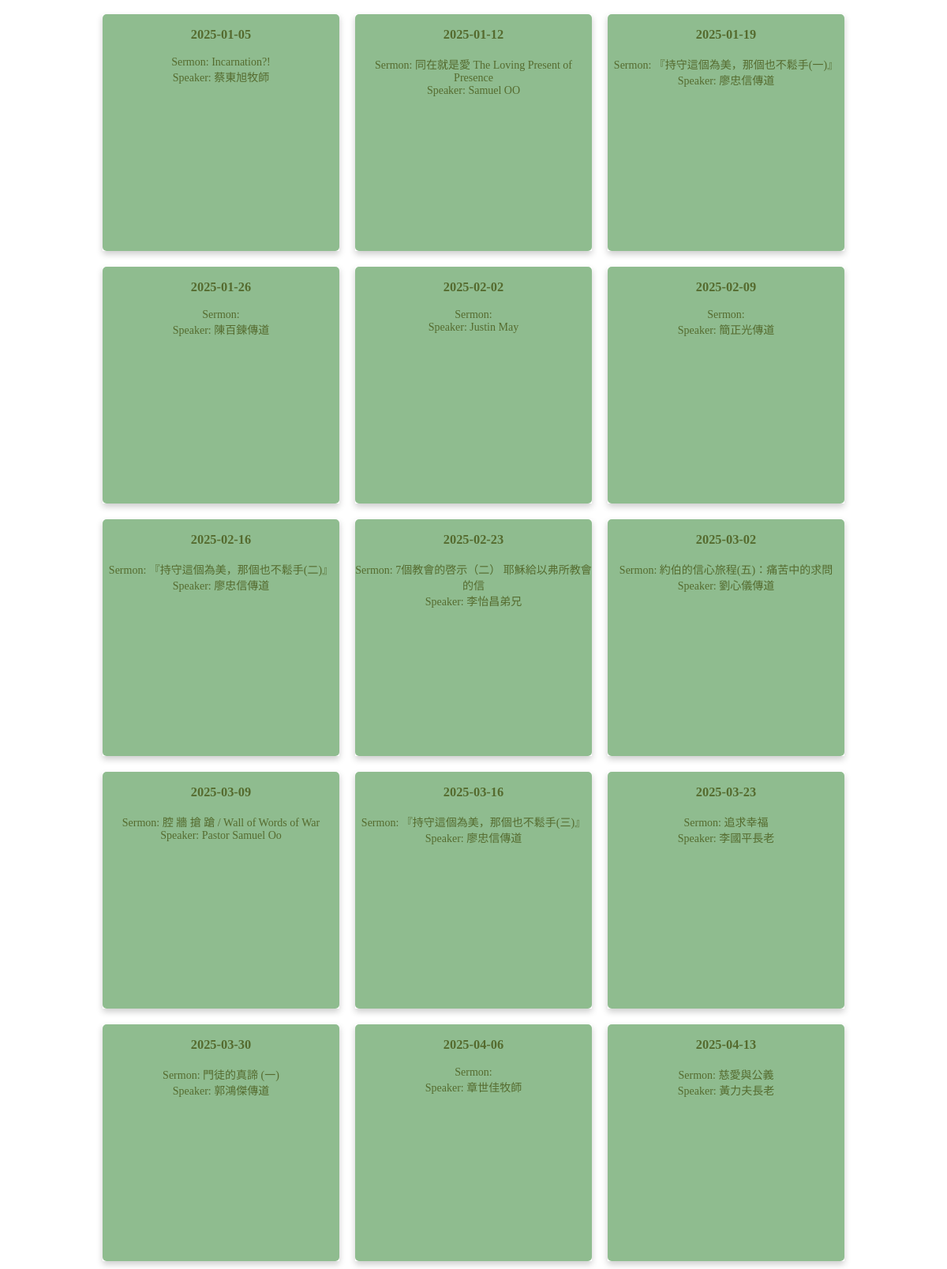
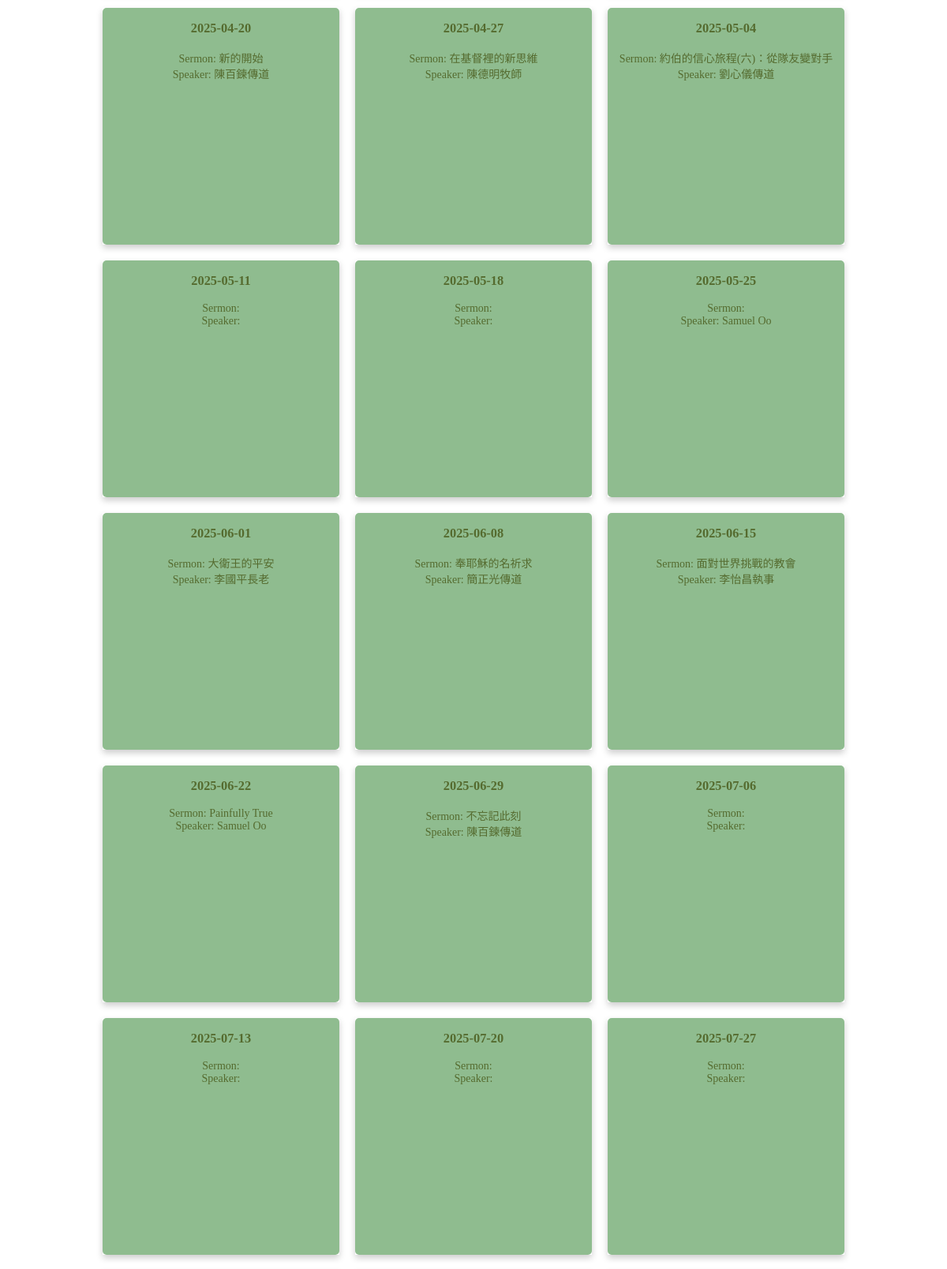
The page / (upper part) on the database its author committed (2 pictures, top to bottom).
### tables this page shows
CREATE TABLE "sermon" (sermon_id INTEGER PRIMARY key, title text, speaker text, bible_verse text, keyword text, outline text, lang text, updated text default CURRENT_TIMESTAMP, date text);

### web/index.py (the view)
@app.route("/")
def index():
	id = request.args.get('id', None)
	if id:
		songs = Utils.get_worship_songs(id)
		w = Utils.get_worship(id)
		return render_template('song.html', songs=songs, id=id, w=w)
	sundays = Tools.allsundays()
	worship = Utils.worship_list()
	worship = [{'date': x, 'worship': next((y for y in worship if y['date'] == x), -1)} for x in sundays[1]]
	return render_template('worship.html', worship=worship, sundays=sundays)

### app/db.py (called while the page is built)
def run(sql, db_name="worship.db"):
    return __execute(sql, para=None, db_name=db_name)

def __execute(sql, db_name, para=None):
    try:
        con = open(db_name)
        cur = con.cursor()
        if para:
            result = cur.execute(sql, para).fetchall()
        else:
            result = cur.execute(sql).fetchall()
        con.commit()
        return result
    except Exception as e:
        print('error', e)
        return e
    finally:
        close()

def open(db_name):
    con = _connect_db(db_name)
    return con

def close():
    try:
        con.close()
        return None
    except Exception as e:
        return e

def _connect_db(db_name):
    path = os.path.dirname(os.path.dirname(os.path.realpath(__file__)))
    con = sqlite3.connect(os.path.join(path, 'db', db_name))
    return con

### app/tools.py (called while the page is built)
def allsundays():
    now = datetime.now()
    coming_sunday = (now + timedelta(days=6-now.weekday())).strftime("%Y-%m-%d")
    year = now.year
    d = date(year, 1, 1)
    d += timedelta(days = 6 - d.weekday())  # First Sunday
    sundays = []
    sundays.append(d.strftime("%Y-%m-%d"))
    while d.year == year:
        d += timedelta(days = 7)
        if d.year == year:
            sundays.append(d.strftime("%Y-%m-%d"))
    return [coming_sunday, sundays]

### web/templates/worship.html (shortened to what this page needs)
{% include 'header.html' %}
</head>
<body>
<div class="worship_container">
{% for w in worship %}
    <div class="worship-card">
        <div class="card-inner" date="{{ w.date }}">
        <div class="card-front">
            <h3>{{ w.date }}</h3>
    {% if w.worship %}
        Sermon: {{ w.worship.sermon_title }}<br/>
        Speaker: {{ w.worship.speaker }}<br/>
        </div>
            <div class="card-back" name="{{ w.worship.worship_id }}">
            <b>Worship Team</b><br/>
                {% for team in w.worship.content %}
                    {% if team.user_name != '' %}
                        {{ team.role }}:&nbsp;{{ team.user_name }}<br/>
                    {% endif %}
                {% endfor %}
            <div class="overlay_btns"><button id="song_btn" name="{{ w.worship.worship_id }}">Songs</button>&nbsp;<button id="team_btn" name="{{ w.worship.worship_id }}">Teams</button></div>
        </div>
    {% else %}
            </div>
      <div class="card-back">
            <div class="overlay_btns"><button id="song_btn" name="{{ w.worship.worship_id }}">Songs</button>&nbsp;<button id="team_btn" name="{{ w.worship.worship_id }}">Teams</button></div>
      </div>
    {% endif %}
  </div>
</div>
{% endfor %}
</div>
</body>
</html>

### web/templates/header.html (shortened to what this page needs)
<!DOCTYPE html>
<html lang="en">
<head>
    <link href="../static/jquery-ui.css" rel="stylesheet">
</head>

### web/templates/worship.html (style rules this page uses)
.worship_container { display: flex; flex-wrap: wrap; flex-direction: row; align-items: center; justify-content: center; }
.worship_container > div { min-width: 220px; margin: 10px; text-align: center; font-size: 14px; }
.worship-card { background-color: transparent; width: 300px; height: 300px; perspective: 1000px; }
.card-inner { position: relative; width: 100%; height: 100%; text-align: center; transition: transform 0.6s; transform-style: preserve-3d; box-shadow: 0 4px 8px 0 rgba(0,0,0,0.2); }
.card-front, .card-back { position: absolute; width: 100%; height: 100%; -webkit-backface-visibility: hidden; backface-visibility: hidden; border-radius: 5px; }
.card-front { background-color: #8FBC8F; color: #556B2F; }
.card-back { background-color: #009688; color: #fff; transform: rotateY(180deg); }
.overlay_btns { position: absolute ; bottom: 10px; right: 10px; font-size: 12px; }

### rows shown on the page
sermon: worship.sermon_title "Incarnation?!", worship.speaker "蔡東旭牧師"
sermon: worship.sermon_title "同在就是愛 The Loving Present of Presence", worship.speaker "Samuel OO"
sermon: worship.sermon_title "『持守這個為美，那個也不鬆手(一)』", worship.speaker "廖忠信傳道"
sermon: worship.speaker "陳百鍊傳道"
sermon: worship.speaker "Justin May"
sermon: worship.speaker "簡正光傳道"
sermon: worship.sermon_title "『持守這個為美，那個也不鬆手(二)』", worship.speaker "廖忠信傳道"
sermon: worship.sermon_title "7個教會的啓示（二） 耶穌給以弗所教會的信", worship.speaker "李怡昌弟兄"
sermon: worship.sermon_title "約伯的信心旅程(五)：痛苦中的求問", worship.speaker "劉心儀傳道"
sermon: worship.sermon_title "腔 牆 搶 蹌 / Wall of Words of War", worship.speaker "Pastor Samuel Oo"
sermon: worship.sermon_title "『持守這個為美，那個也不鬆手(三)』", worship.speaker "廖忠信傳道"
sermon: worship.sermon_title "追求幸福", worship.speaker "李國平長老"
sermon: worship.sermon_title "門徒的真諦 (一)", worship.speaker "郭鴻傑傳道"
sermon: worship.speaker "章世佳牧師"
sermon: worship.sermon_title "慈愛與公義", worship.speaker "黃力夫長老"
sermon: worship.sermon_title "新的開始", worship.speaker "陳百鍊傳道"
sermon: worship.sermon_title "在基督裡的新思維", worship.speaker "陳德明牧師"
sermon: worship.sermon_title "約伯的信心旅程(六)：從隊友變對手", worship.speaker "劉心儀傳道"
sermon: worship.speaker "Samuel Oo"
sermon: worship.sermon_title "大衛王的平安", worship.speaker "李國平長老"
sermon: worship.sermon_title "奉耶穌的名祈求", worship.speaker "簡正光傳道"
sermon: worship.sermon_title "面對世界挑戰的教會", worship.speaker "李怡昌執事"
sermon: worship.sermon_title "Painfully True", worship.speaker "Samuel Oo"
sermon: worship.sermon_title "不忘記此刻", worship.speaker "陳百鍊傳道"

### other values the page prints
{{ w.date }} "2025-01-05" "2025-01-12" "2025-01-19" "2025-01-26" "2025-02-02" "2025-02-09" "2025-02-16" "2025-02-23" "2025-03-02" "2025-03-09" "2025-03-16" "2025-03-23" "2025-03-30" "2025-04-06" "2025-04-13" "2025-04-20" "2025-04-27" "2025-05-04" "2025-05-11" "2025-05-18" "2025-05-25" "2025-06-01" "2025-06-08" "2025-06-15" "2025-06-22" "2025-06-29" "2025-07-06" "2025-07-13" "2025-07-20" "2025-07-27"
